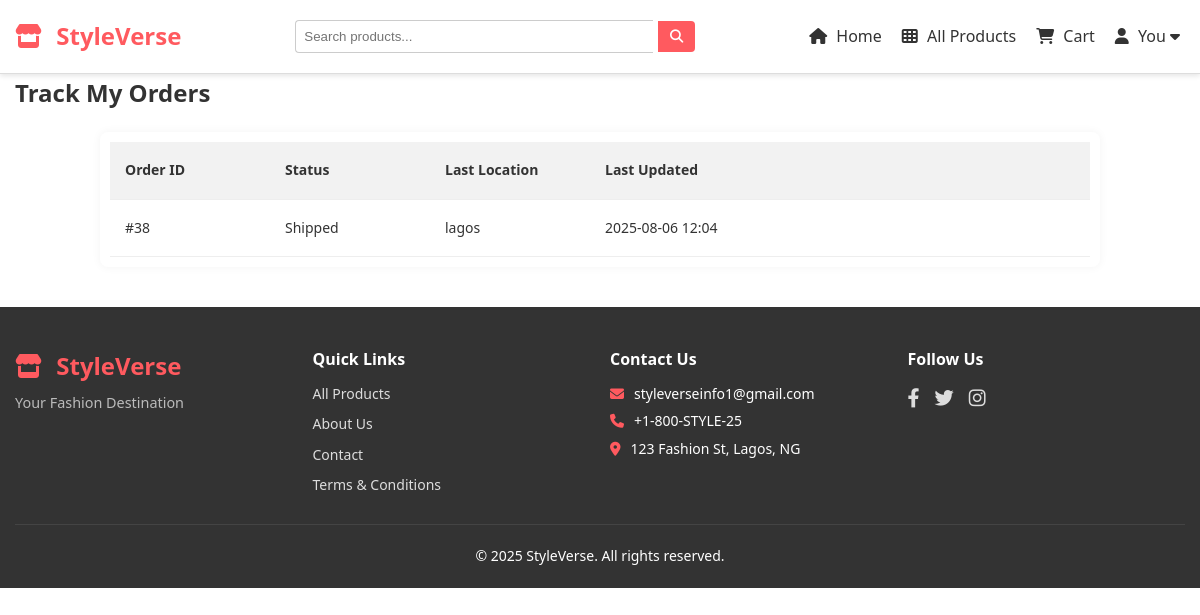
/track/ (signed in), run on the app's committed database.
### store/models.py (models this page shows, shortened)
class OrderTracking(models.Model):
    STATUS_CHOICES = [
        ('Processing', 'Processing'),
        ('Shipped', 'Shipped'),
        ('In Transit', 'In Transit'),
        ('Delivered', 'Delivered'),
        ('Cancelled', 'Cancelled'),
    ]
    order = models.ForeignKey(Order, on_delete=models.CASCADE, related_name='tracking')
    status = models.CharField(max_length=20, choices=STATUS_CHOICES, default='Processing')
    location = models.CharField(max_length=255, blank=True, null=True)
    updated_at = models.DateTimeField(auto_now=True)

class Order(models.Model):
    STATUS_CHOICES = [
        ('Pending', 'Pending'),
        ('Processing', 'Processing'),
        ('Shipped', 'Shipped'),
        ('Delivered', 'Delivered'),
    ]
    user = models.ForeignKey(User, on_delete=models.CASCADE)
    total_price = models.DecimalField(max_digits=10, decimal_places=2)
    status = models.CharField(max_length=20, choices=STATUS_CHOICES, default='Pending')
    created_at = models.DateTimeField(auto_now_add=True)

### store/views.py (the view)
# urls.py: path('track/', views.order_tracking_view, name='order_tracking'),
@login_required
def order_tracking_view(request):
    updates = OrderTracking.objects.filter(order__user=request.user).select_related('order').order_by('-updated_at')
    return render(request, 'store/order_tracking.html', {'tracking_updates': updates})

### store/templates/store/order_tracking.html (shortened to what this page needs)
{% extends 'base.html' %}
{% load humanize %}
{% block content %}
<h2>Track My Orders</h2>
<div class="order-tracking-container">
  {% if tracking_updates %}
    <div class="order-table">
      <div class="order-row header">
        <div>Order ID</div>
        <div>Status</div>
        <div>Last Location</div>
        <div>Last Updated</div>
      </div>
      {% for tracking in tracking_updates %}
        <div class="order-row">
          <div>#{{ tracking.order.id }}</div>
          <div class="status-{{ tracking.status|lower }}">{{ tracking.status }}</div>
          <div>{{ tracking.location|default:"N/A" }}</div>
          <div>{{ tracking.updated_at|date:"Y-m-d H:i" }}</div>
        </div>
      {% endfor %}
    </div>
  {% else %}
    <p>You haven't placed any orders yet.</p>
  {% endif %}
</div>
{% endblock %}

### static/css/style.css (style rules this page uses)
* { box-sizing: border-box; margin: 0; padding: 0; }
body { font-family: 'Segoe UI', Tahoma, Geneva, Verdana, sans-serif; line-height: 1.6; background-color: #fff; color: #333; }
.order-tracking-container { width: 90%; max-width: 1000px; margin: 20px auto; padding: 10px; background: #fff; border-radius: 8px; box-shadow: 0 0 10px rgba(0, 0, 0, 0.05); overflow-x: auto; }
.order-table { display: flex; flex-direction: column; }
.order-row { display: grid; grid-template-columns: repeat(6, 1fr); padding: 12px 10px; border-bottom: 1px solid #eee; align-items: center; font-size: 14px; }
.order-row.header { font-weight: bold; background-color: #f2f2f2; }
.order-row div { padding: 5px; word-wrap: break-word; }

### data on the page
OrderTracking: order.id "38", status "Shipped", location "lagos", updated_at "2025-08-06 12:04"
